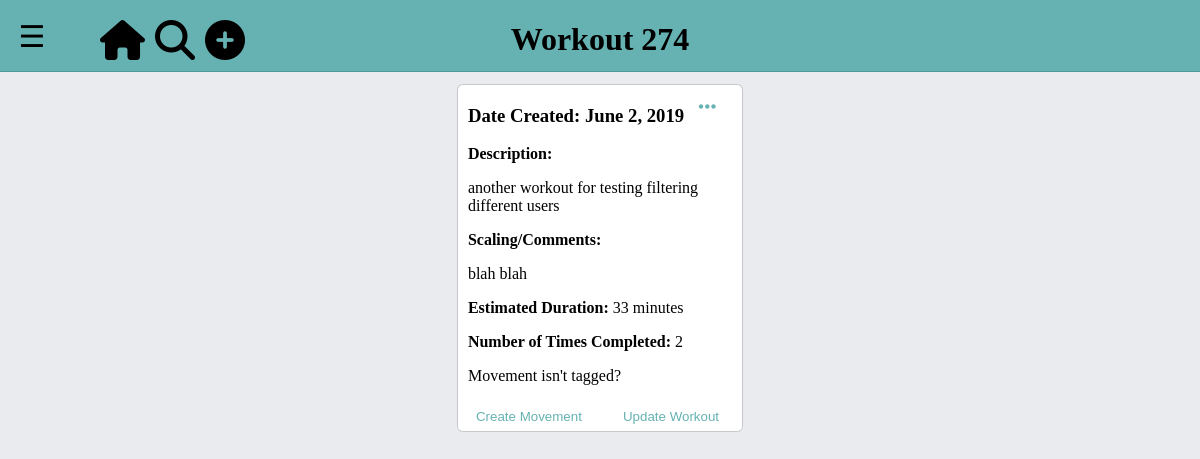
Screenshot of /metcons/workout/274 (signed in) with the database file from the repository.
### metcons/models.py (models this page shows, shortened)
class Workout(models.Model):
        date_created = models.DateTimeField(default=timezone.now)
        date_added_to_database = models.DateTimeField(auto_now_add = True)
        number_of_times_completed = models.IntegerField(default=0, verbose_name='Times Completed')
        workout_text = models.TextField(max_length=2000)
        scaling_or_description_text = models.TextField(max_length=4000, blank=True, null=True)
        where_workout_came_from = models.CharField(max_length=200, blank=True)
        estimated_duration_in_seconds = models.IntegerField(default=0, verbose_name='Duration (sec)', null=True, blank=True)
        created_by_user = models.ForeignKey(settings.AUTH_USER_MODEL, on_delete=models.SET_NULL, null=True)
        gender_choices = [
                ('M', 'Male'),
                ('F', 'Female'),
                ('B', 'Both'),
                ]
        gender = models.CharField(max_length=1, blank=True, null=True, choices = gender_choices, default='B',
                                  help_text='Is this workout applicable for both Males and Females or only one?')
        movements = models.ManyToManyField(Movement, blank=True)
        classification = models.ForeignKey(Classification, default=3, blank=True, null=True, on_delete=models.SET_NULL)
        def update_movements_and_classification(self):
                self.update_movements()
                self.update_classification()
                self.save()
        def update_movements(self):
                for i in Movement.objects.all():
                        if i.name.lower() in self.workout_text.lower():
                                self.movements.add(i)
        def update_classification(self):
            movement_classifications = []
            for movement in self.movements.all().iterator():
                movement_classifications.append(movement.classification.name)
            if 'Total Body' in movement_classifications:
                self.classification = Classification.objects.get(name='Total Body')
            elif 'Upper Body' in movement_classifications:
                if 'Lower Body' in movement_classifications:
                    self.classification = Classification.objects.get(name='Total Body')
                else:
                    self.classification = Classification.objects.get(name='Upper Body')
            elif 'Lower Body' in movement_classifications:
                self.classification = Classification.objects.get(name='Lower Body')
            elif 'Cardio' in movement_classifications:
                self.classification = Classification.objects.get(name='Cardio')
            elif 'Core' in movement_classifications:
                self.classification = Classification.objects.get(name='Core')
            else:
                self.classification = None
        def number_of_instances(self):
                count = WorkoutInstance.objects.filter(workout=self).count()
                return count
        number_of_instances.short_description = 'Instances'
        class Meta:
                ordering = ['-date_created', '-number_of_times_completed', '-id']
        def display_name(self):
                name = "Workout " + str(self.id)
                return name
        display_name.short_description = 'Name'
        def display_movement(self):
                """Create a string for the movement. required to display movements in admin site"""
                return ', '.join(movement.name for movement in self.movements.all()[:3])
        display_movement.short_description = 'Movement'
        def display_classifications_of_movements(self):
                """Create a string for the classification. required to display classificaitons in admin site"""
                return ', '.join(movement.classification.name for movement in self.movements.all()[:3])
        display_classifications_of_movements.short_description = 'Classification of Individual Movements'

### metcons/views.py (the view, shortened to what this page needs)
# urls.py: path('workout/<int:pk>', views.workoutdetailview, name='workout-detail'),
def workoutdetailview(request, pk):
    workout = Workout.objects.get(id=pk)
    duration_in_seconds = workout.estimated_duration_in_seconds
    if duration_in_seconds:
        duration_in_minutes = (duration_in_seconds // 60)
    else:
        duration_in_minutes = 0
    context = {
        'workout': workout,
        'estimated_duration': duration_in_minutes,
        }
    return render(request, 'metcons/workout_detail.html', context=context)

### metcons/templates/metcons/workout_detail.html (shortened to what this page needs)
{% extends "base_generic.html" %}
{% block content %}
	<h1>{{ workout.display_name }}</h1>
	<div class="tabContentReplacement">
		<div class="listedWorkouts">
			<div class="workoutContent">
				{% if user.is_authenticated %}
					<button class="dropdownOpenerWorkoutButtons"><i class="fas fa-ellipsis-h"></i></button>
				{% endif %}
				<h3>Date Created: {{ workout.date_created|date:"F j, Y" }}</h3>
				<p><strong>Description:</strong> {{ workout.workout_text|linebreaks }}</p>
				<p><strong>Scaling/Comments:</strong> {{ workout.scaling_or_description_text|linebreaks }}</p>
				<p><strong>Estimated Duration:</strong> {{ estimated_duration }} minutes</p>
				<p><strong>Number of Times Completed:</strong> {{ workout.number_of_times_completed }}</p>
				{% if user.is_authenticated %}
					<p>Movement isn't tagged?</p>
					<form class="create_movement_form" action="{% url 'movement_create' %}">
						<input type="submit" class='input_submit left_and_right_input_submit left_submit' value="Create Movement" />
					</form>
					<button class='input_submit left_and_right_input_submit right_submit' id="UpdateWorkoutButton" onclick= {{ workout.update_movements_and_classification }} >Update Workout</button>
				{% endif %}
			</div>
		</div>
	</div>
{% endblock %}

### metcons/static/css/base_generic.css (style rules this page uses)
html { background-color: #e9ebee; overflow-y: scroll; }
h1 { text-align: center; left: 30%; top: 0; position: fixed; z-index: 9; width: 40%; }
.input_submit { width: 100%; height: 30px; background-color: white; color: #66b2b2; cursor: pointer; border: none; border-radius: 0px 0px 5px 5px; }
.left_and_right_input_submit { width: 50%; }
.left_submit { border-radius: 0px 0px 0px 5px; margin-right: -4px; }
.right_submit { border-radius: 0px 0px 5px 0px; }
form.create_movement_form { display: inline; }
.tabContentReplacement { border-top: none; left: 10%; top: 5px; position: relative; z-index: 1; width: 80%; margin-bottom: 50px; }
.workoutContent { background-color: white; border-radius: 5px; padding-top: 1px; padding-bottom: 0px; margin-top: 10px; margin-bottom: 10px; width: 100%; box-shadow: 0 0 0 1px rgba(0,0,0,.15); position: relative; }
.workoutContent p, .workoutContent h3 { position: relative; left: 10px; margin-right: 20px; }
.listedWorkouts { background-color: transparent; width: 30%; left: 35%; position: relative; border-radius: 5px; }
.workoutContent .dropdownOpenerWorkoutButtons { font-size: 20px; position: absolute; right: 20px; top: 10px; color: #66b2b2; cursor: pointer; background-color: white; z-index: 3; border: none; }

### rows the page displays
Workout: display_name "Workout 274", date_created "June 2, 2019", workout_text "another workout for testing filtering different users", scaling_or_description_text "blah blah", number_of_times_completed "2"

### other values shown
{{ estimated_duration }} "33"
